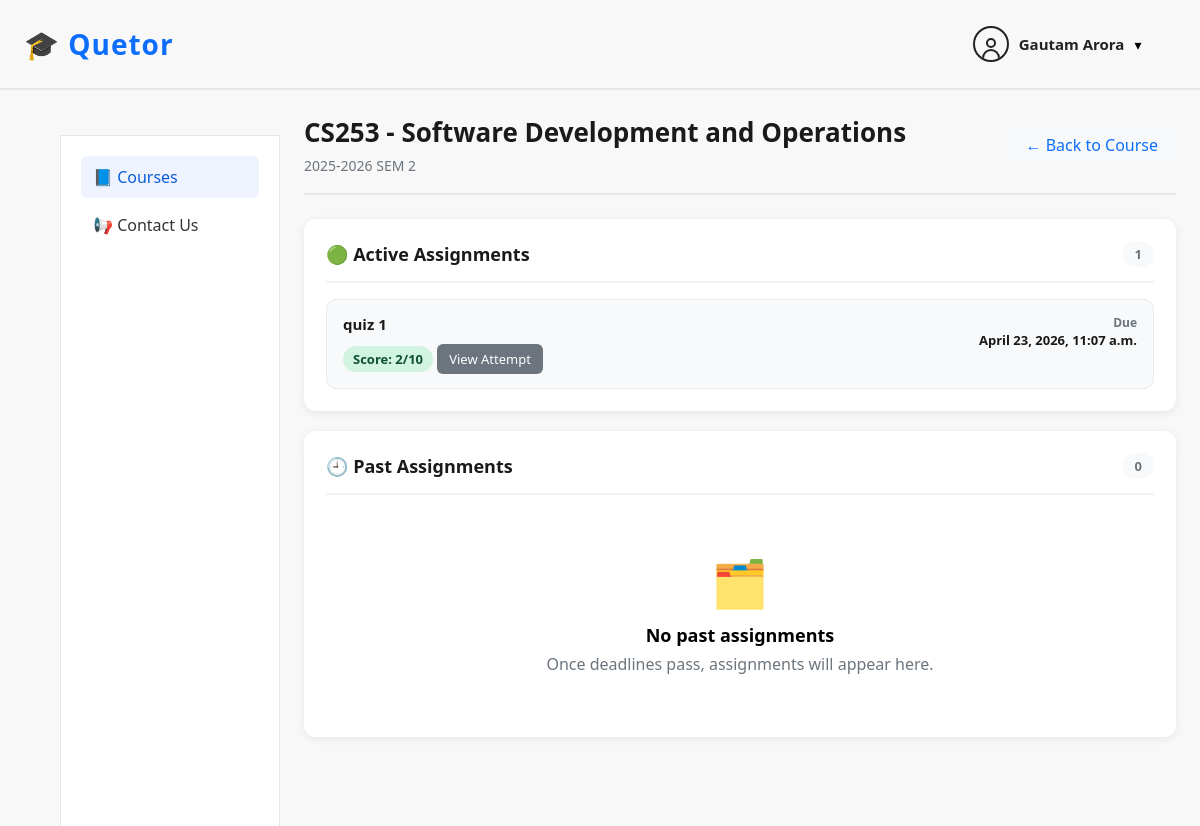
/assignments/1/student/ (signed in), run on an earlier commit of the app's database.
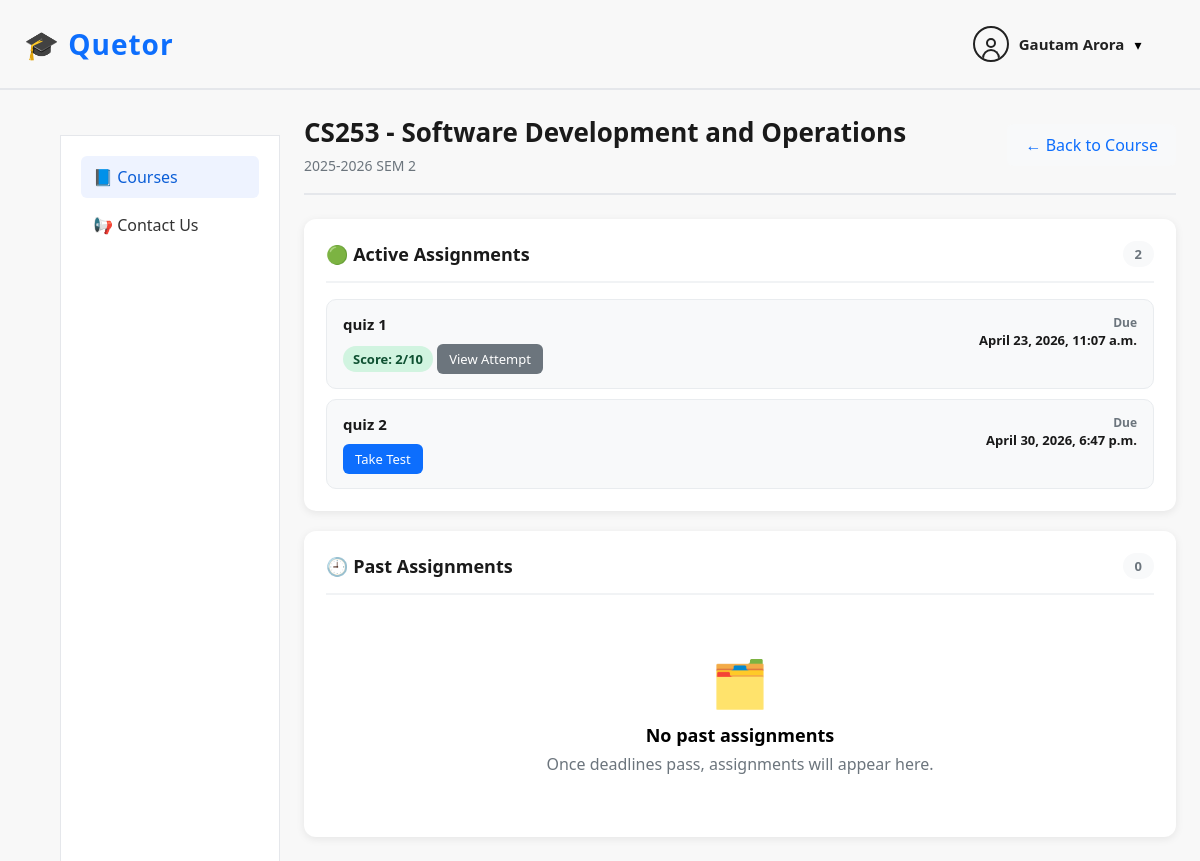
And on a later commit of the database.
### assignments/models.py (models this page shows, shortened)
class Assignment(models.Model):
    course = models.ForeignKey(Course, on_delete=models.CASCADE, related_name="assignments")
    created_by = models.ForeignKey(User, on_delete=models.CASCADE, related_name="created_assignments")
    title = models.CharField(max_length=200)
    description = models.TextField(blank=True)
    due_date = models.DateTimeField()
    duration_minutes = models.PositiveIntegerField(default=20)
    is_published = models.BooleanField(default=True)
    created_at = models.DateTimeField(auto_now_add=True)
    class Meta:
        ordering = ["-due_date", "-created_at"]

### assignments/views.py (the view)
# urls.py: path("<int:course_id>/student/", student_assignments, name="student_assignments"),
@login_required
def student_assignments(request, course_id: int):
    if not (
        CourseStudent.objects.filter(course_id=course_id, student=request.user).exists()
        or CourseTA.objects.filter(course_id=course_id, ta=request.user).exists()
    ):
        return redirect("/courses/")
    course = Course.objects.select_related("semester").get(id=course_id)
    now = timezone.now()
    qs = (
        Assignment.objects.filter(course_id=course_id, is_published=True)
        .annotate(
            total_answers=Count(
                "answers",
                filter=Q(answers__student=request.user),
            ),
            correct_answers=Count(
                "answers",
                filter=Q(answers__student=request.user, answers__is_correct=True),
            ),
        )
        .prefetch_related("questions")
    )
    active_assignments = qs.filter(due_date__gte=now).order_by("due_date")
    past_assignments = qs.filter(due_date__lt=now).order_by("-due_date")
    attempts = StudentAttempt.objects.filter(
        student=request.user,
        assignment__course_id=course_id
    )
    attempt_map = {att.assignment_id: att for att in attempts}
    active_assignments = list(active_assignments)
    past_assignments = list(past_assignments)
    for a in active_assignments + past_assignments:
        att = attempt_map.get(a.id)
        if att and att.submitted_at:
            a.earned_marks = att.score
            a.total_marks = att.total_marks
        else:
            pool_size = len(a.questions.all())
            if pool_size > 0:
                num_to_select = min(5, max(1, pool_size // 2))
                avg_marks = sum(q.marks for q in a.questions.all()) / pool_size
                a.total_marks = int(num_to_select * avg_marks)
            else:
                a.total_marks = 0
            a.earned_marks = 0
    return render(
        request,
        "assignments/student_assignments.html",
        {
            "course": course,
            "course_id": course_id,
            "active_assignments": active_assignments,
            "past_assignments": past_assignments,
            "nav_active": "courses",
        },
    )

### courses/models.py (called while the page is built)
    def __str__(self):
        return f"{self.year_start}-{self.year_end} SEM {self.sem}"

### templates/assignments/student_assignments.html (shortened to what this page needs)
{% extends "courses/base.html" %}
{% load static %}
{% block content %}
<div class="course-detail-header">
  <div class="course-title-section">
    <h1 class="course-title">{{ course.code }} - {{ course.name }}</h1>
    <p class="course-semester">{{ course.semester }}</p>
  </div>
  <div class="header-actions">
    <a href="/courses/{{ course_id }}/student/home/" class="back-link">← Back to Course</a>
  </div>
</div>
<div class="assignments-layout">
  <div class="section-card">
    <div class="section-header">
      <h2>🟢 Active Assignments</h2>
      <span class="count-badge">{{ active_assignments|length }}</span>
    </div>
    {% if active_assignments %}
      <div class="assignment-list">
        {% for a in active_assignments %}
          <div class="assignment-item">
            <div class="assignment-main">
              <div class="assignment-title">{{ a.title }}</div>
              <div class="assignment-actions">
                {% if a.total_answers %}
                  <span class="score-pill">
                    Score: {{ a.earned_marks }}/{{ a.total_marks }}
                  </span>
                  <a href="/assignments/{{ course_id }}/student/{{ a.id }}/take/" class="small-btn secondary">
                    View Attempt
                  </a>
                {% elif a.questions.count %}
                  <a href="/assignments/{{ course_id }}/student/{{ a.id }}/take/" class="small-btn">
                    Take Test
                  </a>
                {% endif %}
              </div>
            </div>
            <div class="assignment-meta">
              <div class="meta-label">Due</div>
              <div class="meta-value">{{ a.due_date }}</div>
            </div>
          </div>
        {% endfor %}
      </div>
    {% else %}
      <div class="empty-state">
        <div class="empty-icon">📭</div>
        <h3>No active assignments</h3>
        <p>Check back later for new assignments.</p>
      </div>
    {% endif %}
  </div>
  <div class="section-card">
    <div class="section-header">
      <h2>🕘 Past Assignments</h2>
      <span class="count-badge">{{ past_assignments|length }}</span>
    </div>
    {% if past_assignments %}
      <div class="assignment-list">
        {% for a in past_assignments %}
          <div class="assignment-item past">
            <div class="assignment-main">
              <div class="assignment-title">{{ a.title }}</div>
              {% if a.description %}
                <div class="assignment-desc">{{ a.description }}</div>
              {% endif %}
            </div>
            <div class="assignment-meta">
              <div class="meta-label">Due</div>
              <div class="meta-value">{{ a.due_date }}</div>
            </div>
          </div>
        {% endfor %}
      </div>
    {% else %}
      <div class="empty-state">
        <div class="empty-icon">🗂️</div>
        <h3>No past assignments</h3>
        <p>Once deadlines pass, assignments will appear here.</p>
      </div>
    {% endif %}
  </div>
</div>
{% endblock %}

What changed in the data, as far as the page shows it:
added Assignment: title "quiz 2", due_date "April 30, 2026, 6:47 p.m."
Also different on the page:
{{ active_assignments|length }}: "1" → "2"
